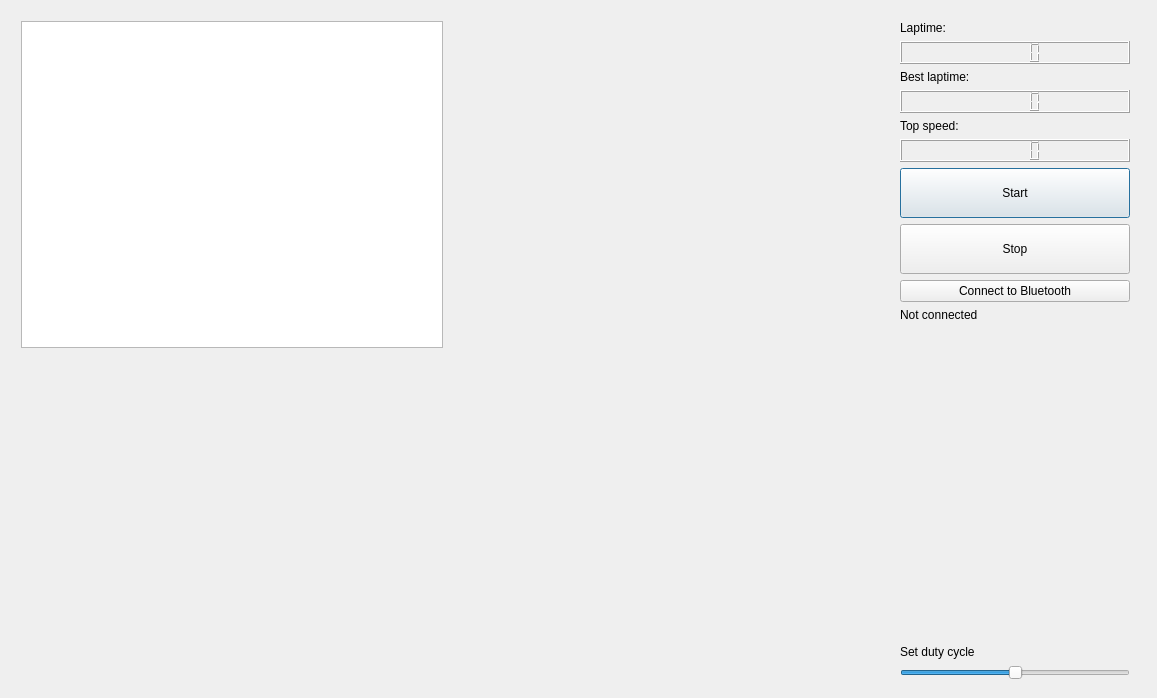
<?xml version="1.0" encoding="UTF-8"?>
<ui version="4.0">
 <class>Dialog</class>
 <widget class="QDialog" name="Dialog">
  <property name="geometry">
   <rect>
    <x>0</x>
    <y>0</y>
    <width>1157</width>
    <height>698</height>
   </rect>
  </property>
  <property name="minimumSize">
   <size>
    <width>1157</width>
    <height>0</height>
   </size>
  </property>
  <property name="maximumSize">
   <size>
    <width>1157</width>
    <height>16777215</height>
   </size>
  </property>
  <property name="windowTitle">
   <string>Dialog</string>
  </property>
  <widget class="QWidget" name="layoutWidget">
   <property name="geometry">
    <rect>
     <x>10</x>
     <y>10</y>
     <width>871</width>
     <height>681</height>
    </rect>
   </property>
   <layout class="QGridLayout" name="gridLayout">
    <property name="sizeConstraint">
     <enum>QLayout::SetNoConstraint</enum>
    </property>
    <item row="0" column="0">
     <widget class="QGraphicsView" name="graphicsView">
      <property name="sizePolicy">
       <sizepolicy hsizetype="Preferred" vsizetype="Preferred">
        <horstretch>0</horstretch>
        <verstretch>0</verstretch>
       </sizepolicy>
      </property>
     </widget>
    </item>
    <item row="1" column="0">
     <widget class="QCustomPlot" name="Kraft" native="true"/>
    </item>
    <item row="1" column="1">
     <widget class="QCustomPlot" name="widget_2" native="true"/>
    </item>
    <item row="0" column="1">
     <widget class="QCustomPlot" name="Hastighed" native="true"/>
    </item>
   </layout>
  </widget>
  <widget class="QWidget" name="layoutWidget_2">
   <property name="geometry">
    <rect>
     <x>900</x>
     <y>10</y>
     <width>241</width>
     <height>681</height>
    </rect>
   </property>
   <layout class="QVBoxLayout" name="verticalLayout">
    <property name="sizeConstraint">
     <enum>QLayout::SetNoConstraint</enum>
    </property>
    <property name="leftMargin">
     <number>0</number>
    </property>
    <item>
     <widget class="QLabel" name="laptime">
      <property name="sizePolicy">
       <sizepolicy hsizetype="Preferred" vsizetype="Fixed">
        <horstretch>0</horstretch>
        <verstretch>0</verstretch>
       </sizepolicy>
      </property>
      <property name="text">
       <string>Laptime:</string>
      </property>
     </widget>
    </item>
    <item>
     <widget class="QLCDNumber" name="Laptime_number">
      <property name="sizePolicy">
       <sizepolicy hsizetype="Minimum" vsizetype="Fixed">
        <horstretch>0</horstretch>
        <verstretch>0</verstretch>
       </sizepolicy>
      </property>
     </widget>
    </item>
    <item>
     <widget class="QLabel" name="best_laptime">
      <property name="sizePolicy">
       <sizepolicy hsizetype="Preferred" vsizetype="Fixed">
        <horstretch>0</horstretch>
        <verstretch>0</verstretch>
       </sizepolicy>
      </property>
      <property name="text">
       <string>Best laptime:</string>
      </property>
     </widget>
    </item>
    <item>
     <widget class="QLCDNumber" name="best_laptime_number">
      <property name="sizePolicy">
       <sizepolicy hsizetype="Minimum" vsizetype="Fixed">
        <horstretch>0</horstretch>
        <verstretch>0</verstretch>
       </sizepolicy>
      </property>
     </widget>
    </item>
    <item>
     <widget class="QLabel" name="Top_speed">
      <property name="sizePolicy">
       <sizepolicy hsizetype="Preferred" vsizetype="Fixed">
        <horstretch>0</horstretch>
        <verstretch>0</verstretch>
       </sizepolicy>
      </property>
      <property name="text">
       <string>Top speed:</string>
      </property>
     </widget>
    </item>
    <item>
     <widget class="QLCDNumber" name="top_speed_number">
      <property name="sizePolicy">
       <sizepolicy hsizetype="Minimum" vsizetype="Fixed">
        <horstretch>0</horstretch>
        <verstretch>0</verstretch>
       </sizepolicy>
      </property>
     </widget>
    </item>
    <item>
     <widget class="QPushButton" name="Start">
      <property name="minimumSize">
       <size>
        <width>0</width>
        <height>50</height>
       </size>
      </property>
      <property name="text">
       <string>Start</string>
      </property>
     </widget>
    </item>
    <item>
     <widget class="QPushButton" name="Stop">
      <property name="minimumSize">
       <size>
        <width>0</width>
        <height>50</height>
       </size>
      </property>
      <property name="text">
       <string>Stop</string>
      </property>
     </widget>
    </item>
    <item>
     <widget class="QPushButton" name="Connect">
      <property name="text">
       <string>Connect to Bluetooth</string>
      </property>
     </widget>
    </item>
    <item>
     <widget class="QLabel" name="Connected_label">
      <property name="text">
       <string>Not connected</string>
      </property>
     </widget>
    </item>
    <item>
     <spacer name="verticalSpacer">
      <property name="orientation">
       <enum>Qt::Vertical</enum>
      </property>
      <property name="sizeHint" stdset="0">
       <size>
        <width>20</width>
        <height>20</height>
       </size>
      </property>
     </spacer>
    </item>
    <item>
     <widget class="QLabel" name="label_4">
      <property name="sizePolicy">
       <sizepolicy hsizetype="Preferred" vsizetype="Fixed">
        <horstretch>0</horstretch>
        <verstretch>0</verstretch>
       </sizepolicy>
      </property>
      <property name="text">
       <string>Set duty cycle</string>
      </property>
     </widget>
    </item>
    <item>
     <widget class="QSlider" name="pwm_slider">
      <property name="minimum">
       <number>0</number>
      </property>
      <property name="maximum">
       <number>200</number>
      </property>
      <property name="singleStep">
       <number>1</number>
      </property>
      <property name="pageStep">
       <number>1</number>
      </property>
      <property name="value">
       <number>100</number>
      </property>
      <property name="sliderPosition">
       <number>100</number>
      </property>
      <property name="tracking">
       <bool>true</bool>
      </property>
      <property name="orientation">
       <enum>Qt::Horizontal</enum>
      </property>
      <property name="invertedAppearance">
       <bool>false</bool>
      </property>
      <property name="invertedControls">
       <bool>false</bool>
      </property>
     </widget>
    </item>
   </layout>
  </widget>
 </widget>
 <layoutdefault spacing="6" margin="11"/>
 <customwidgets>
  <customwidget>
   <class>QCustomPlot</class>
   <extends>QWidget</extends>
   <header>qcustomplot.h</header>
   <container>1</container>
  </customwidget>
 </customwidgets>
 <resources/>
 <connections/>
</ui>
